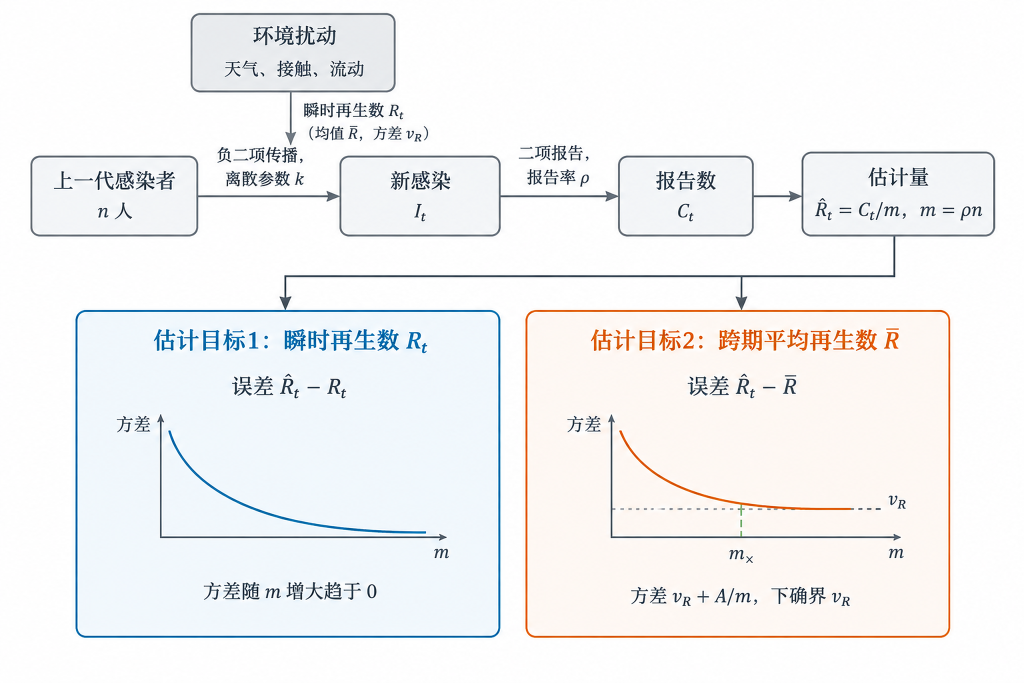
#> input picture paper_zh/figures/fig_01_model_schematic.png, 3072 x 2048 px (shown at 1/3 size)
$ python build_main_figures.py
#> lines starting #> are read from the running program, lines starting #| are printed output that depends on the picture; after the words box and inside, x2 and y2 are one past the last pixel; in counts of white or black regions, pixels touching at a corner belong together
"""Compose the five main figures and three supplement figures.

Each source PDF holds one or more panels.  Panels are placed individually at
roughly half text width so their original 7--9 pt fonts stay legible after the
composite is scaled to \\textwidth.
"""

from pathlib import Path

import fitz
import matplotlib
import matplotlib.pyplot as plt
import numpy as np
from matplotlib.font_manager import FontProperties
from PIL import Image

matplotlib.use("Agg")
matplotlib.rcParams.update({
    "pdf.fonttype": 42,
    "ps.fonttype": 42,
    "axes.linewidth": 0.6,
    "xtick.major.width": 0.6,
    "ytick.major.width": 0.6,
    "xtick.major.size": 2.5,
    "ytick.major.size": 2.5,
    "font.size": 7,
})

ROOT = Path(__file__).resolve().parents[1]
FIG = ROOT / "figures"
OUT = FIG
FONT_CN = FontProperties(fname=r"C:\Windows\Fonts\simsun.ttc")

BLUE = "#0072B2"
ORANGE = "#D55E00"
GREEN = "#009E73"
GREY = "#6E6E6E"
PINK = "#CC79A7"

PAGE_W = 470.0
MARGIN = 17.0
COL_W = (PAGE_W - 2 * MARGIN - 8) / 2
GAP = 7.0


def src_rect(path):
    doc = fitz.open(path)
    rect = doc[0].rect
    doc.close()
    return rect


_TIGHT = {}


# [48 lines left out: functions tight_clip, place_pdf, panel_rect, label, not called in this run]


LABEL_H = 11.0

# Fraction of the source width at which two side-by-side panels are separated.
# The value sits in the white gutter between the left panel's ink and the right
# panel's y-axis label, so neither panel loses a tick label or a bar.
SPLITS = {
    "fig_02_variance_theory.pdf": 0.502,
    "fig_04_vR_precision.pdf": 0.481,
    "fig_05_levers_budget.pdf": 0.520,
    "fig_06_renewal_scale.pdf": 0.5045,
    "fig_09_denominator_noise.pdf": 0.483,
    "fig_11_reporting_adjustment.pdf": 0.420,
    "fig_13_scale_vs_seasons.pdf": 0.528,
    "fig_14_peak_decomp.pdf": 0.5015,
    "fig_15_period_season_iqr.pdf": 0.454,
}


# [25 lines left out: functions split_rects, add_pdf_row, not called in this run]


def crop_schematic():
    """Crop white margins and the lower estimand boxes of the flowchart."""
    path = FIG / "fig_01_model_schematic.png"
    im = Image.open(path).convert("RGB")
#> im is the input picture: PIL image 3072x2048 RGB; mean R, G, B 243.2, 243.5, 244.1
    arr = np.asarray(im)
    mask = (arr < 248).any(axis=2)
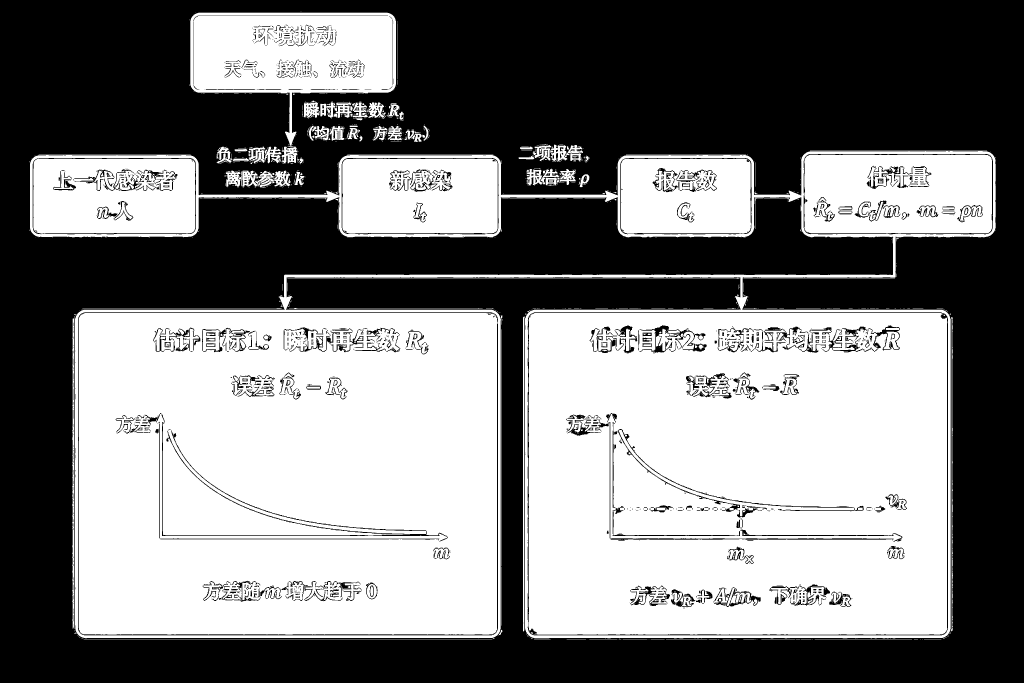
#> mask: shape (2048, 3072) bool (shown at 1/3 size); 49% white; 1173 white regions (881 under 20 px), largest, box (x1, y1, x2, y2) and area: (236, 939, 1492, 1904) 1170700, (1585, 939, 2842, 1904) 1149896, (90, 453, 2987, 1915) 143836
    ys, xs = np.where(mask)
    x0, x1 = xs.min(), xs.max() + 1
#> x0 = 88; x1 = 2988
    y0, y1 = ys.min(), ys.max() + 1
#> y0 = 34; y1 = 1918
    y1 = min(y1, int(im.height * 0.4052))
#> y1 = 829
    crop = im.crop((x0, y0, x1, y1))
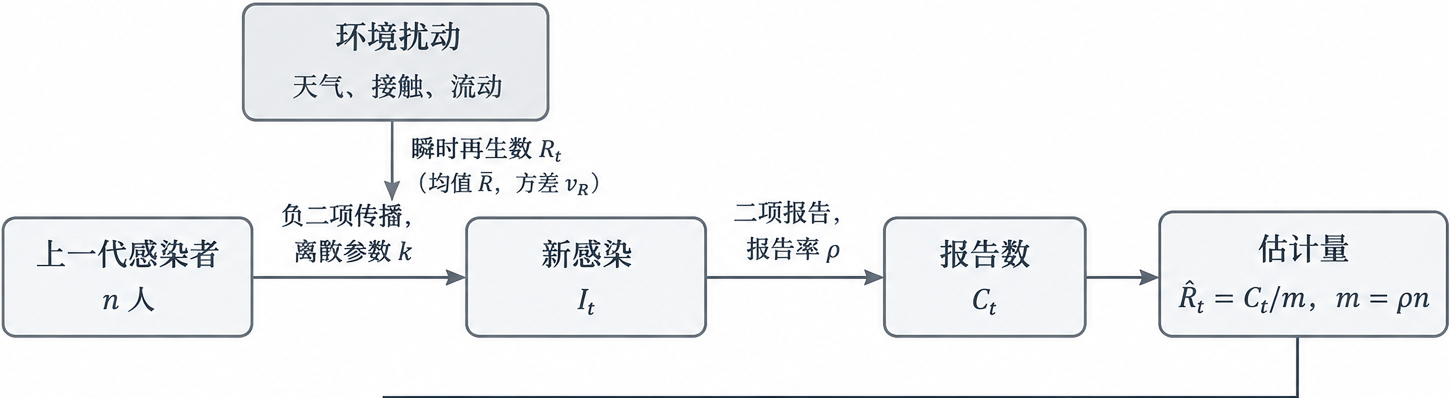
#> crop: PIL image 2900x795 RGB (shown at 1/2 size); mean R, G, B 241.8, 242.9, 244.1
    out = FIG / "_schematic_top.png"
    crop.save(out, dpi=(300, 300))
    return out


def new_panel_vh(path):
    R, vR, k, rho, tau = 1.15, 0.04, 0.35, 0.25, 0.15
    vH = tau ** 2 * (R ** 2 + vR)
    AH = R + rho * (1 + tau ** 2) * (R ** 2 + vR) / k
    mx = AH / (vR + vH)
    m = np.logspace(0, 3, 500)
    v = vR + vH + AH / m

    fig, ax = plt.subplots(figsize=(2.16, 2.0))
    fig.subplots_adjust(left=0.22, right=0.97, bottom=0.18, top=0.95)
    ax.semilogx(m, v, color=BLUE, lw=1.5, label=r"$V_H(m)$")
    ax.semilogx(m, vR + AH / m, color=GREY, lw=0.9, ls="--",
                label=r"$v_R+A_H/m$")
    ax.axhline(vR + vH, color=ORANGE, lw=0.8, ls=":")
    ax.text(1.15, vR + vH + 0.011, r"$v_R+v_H$", color=ORANGE,
            fontproperties=FONT_CN, fontsize=6.4)
    ax.plot([mx], [vR + vH + AH / mx], "o", ms=3.2, color=GREEN, zorder=5)
    ax.annotate("平衡规模 30.4", xy=(mx, vR + vH + AH / mx),
                xytext=(1.6, 0.168), fontproperties=FONT_CN, fontsize=6.2,
                arrowprops=dict(arrowstyle="-", lw=0.6, color=GREEN,
                                shrinkA=1, shrinkB=2))
    ax.set_xlim(1, 1000)
    ax.set_ylim(0.035, 0.30)
    ax.set_xlabel("预计报告规模 m", fontproperties=FONT_CN, fontsize=7)
    ax.set_ylabel("方差", fontproperties=FONT_CN, fontsize=7)
    ax.legend(frameon=False, fontsize=6.2, loc="upper right",
              handlelength=1.2, borderpad=0.1, labelspacing=0.25)
    fig.savefig(path)
    plt.close(fig)


def new_panel_reversal(path):
    k, rho = 0.35, 0.25
    m = np.logspace(0, 3, 400)
    nu = k * m / rho ** 2
    fig, ax = plt.subplots(figsize=(2.16, 2.0))
    fig.subplots_adjust(left=0.21, right=0.97, bottom=0.18, top=0.95)
    ax.loglog(m, nu, color=BLUE, lw=1.3)
    ax.fill_between(m, nu, 1e4, color=ORANGE, alpha=0.06, lw=0)
    ax.fill_between(m, 1, nu, color=GREEN, alpha=0.06, lw=0)
    ax.text(1.35, 4800, "扩大覆盖占优", fontproperties=FONT_CN, fontsize=6.4,
            color=ORANGE)
    ax.text(1.35, 1.6, "提高报告率占优", fontproperties=FONT_CN, fontsize=6.4,
            color=GREEN)
    ax.text(28, 380, r"$m=\rho^2\nu/k$", color=BLUE, fontsize=6.4)
    for mm, nn, tx, ty in ((17.9, 100, 1.55, 300), (178.6, 1000, 9.0, 3200)):
        ax.plot([mm], [nn], "o", ms=3.2, color="black", zorder=5)
        ax.annotate(f"({mm:g}, {nn:g})", xy=(mm, nn), xytext=(tx, ty),
                    fontsize=6.0, arrowprops=dict(arrowstyle="-", lw=0.5,
                                                   color="black", shrinkA=1,
                                                   shrinkB=2))
    ax.set_xlim(1, 1000)
    ax.set_ylim(1, 1e4)
    ax.set_xlabel("预计报告规模 m", fontproperties=FONT_CN, fontsize=7)
    ax.set_ylabel(r"报告率形状参数 $\nu$", fontproperties=FONT_CN, fontsize=7)
    fig.savefig(path)
    plt.close(fig)


def fig1():
    schematic = crop_schematic()
    p_vh = FIG / "_panel_vh.pdf"
    p_rev = FIG / "_panel_reversal.pdf"
    new_panel_vh(p_vh)
    new_panel_reversal(p_rev)

    doc = fitz.open()
    page = doc.new_page(width=PAGE_W, height=820)
    y = 0.0

    im = Image.open(schematic)
    h = (PAGE_W - 2 * MARGIN) * im.height / im.width
    label(page, "A", 2.0, y)
    rect = fitz.Rect(MARGIN, y + LABEL_H, PAGE_W - MARGIN, y + LABEL_H + h)
    page.insert_image(rect, filename=str(schematic))
    y += LABEL_H + h + 4

    f02 = FIG / "fig_02_variance_theory.pdf"
    left, right = split_rects(f02)
    y = add_pdf_row(page, y, [("B", f02, left), ("C", f02, right)])
    y += GAP
    y = add_pdf_row(page, y, [("D", p_vh, None), ("E", p_rev, None)])

    page.set_cropbox(fitz.Rect(0, 0, PAGE_W, y + 8))
    doc.save(OUT / "fig_main1.pdf")
    doc.close()


def fig2():
    f07 = FIG / "fig_07_nhsn_series.pdf"
    f08 = FIG / "fig_08_early_scale.pdf"
    f09 = FIG / "fig_09_denominator_noise.pdf"

    doc = fitz.open()
    page = doc.new_page(width=PAGE_W, height=820)
    y = 0.0

    r = tight_clip(f07, src_rect(f07))
    w = PAGE_W - 2 * MARGIN
    h = w * r.height / r.width
    label(page, "A", 2.0, y)
    place_pdf(page, f07, (MARGIN, y + LABEL_H, MARGIN + w, y + LABEL_H + h), r)
    y += LABEL_H + h + GAP

    r8 = src_rect(f08)
    w8 = 300.0
    h8 = w8 * r8.height / r8.width
    x8 = (PAGE_W - w8) / 2
    label(page, "B", x8 + 1.0, y)
    place_pdf(page, f08, (x8, y + LABEL_H, x8 + w8, y + LABEL_H + h8))
    y += LABEL_H + h8 + GAP

    r9 = src_rect(f09)
    left9, right9 = split_rects(f09)
    y = add_pdf_row(page, y, [("C", f09, left9), ("D", f09, right9)])

    page.set_cropbox(fitz.Rect(0, 0, PAGE_W, y + 8))
    doc.save(OUT / "fig_main2.pdf")
    doc.close()


def fig3():
    f11 = FIG / "fig_11_reporting_adjustment.pdf"
    f12 = FIG / "fig_12_cross_pathogen.pdf"

    doc = fitz.open()
    page = doc.new_page(width=PAGE_W, height=820)
    y = 0.0

    left11, right11 = split_rects(f11)
    y = add_pdf_row(page, y, [("A", f11, left11), ("B", f11, right11)])
    y += GAP

    # fig_12 carries one legend shared by its three panels, so it stays a
    # single full-width strip; cutting it into thirds would slice the legend.
    r12 = tight_clip(f12, src_rect(f12))
    w = PAGE_W - 2 * MARGIN
    h = w * r12.height / r12.width
    for letter, frac in (("C", 0.0), ("D", 0.448), ("E", 0.752)):
        label(page, letter, MARGIN + frac * w + 1.0, y)
    place_pdf(page, f12, (MARGIN, y + LABEL_H, MARGIN + w, y + LABEL_H + h), r12)
    y += LABEL_H + h

    page.set_cropbox(fitz.Rect(0, 0, PAGE_W, y + 8))
    doc.save(OUT / "fig_main3.pdf")
    doc.close()


def fig4():
    f04 = FIG / "fig_04_vR_precision.pdf"
    f05 = FIG / "fig_05_levers_budget.pdf"
    f06 = FIG / "fig_06_renewal_scale.pdf"

    doc = fitz.open()
    page = doc.new_page(width=PAGE_W, height=860)
    y = 0.0
    for letters, path in (("AB", f04), ("CD", f05), ("EF", f06)):
        left, right = split_rects(path)
        y = add_pdf_row(page, y, [(letters[0], path, left),
                                  (letters[1], path, right)])
        y += GAP
    page.set_cropbox(fitz.Rect(0, 0, PAGE_W, y + 8))
    doc.save(OUT / "fig_main4.pdf")
    doc.close()


def fig5():
    f13 = FIG / "fig_13_scale_vs_seasons.pdf"
    f14 = FIG / "fig_14_peak_decomp.pdf"
    f15 = FIG / "fig_15_period_season_iqr.pdf"

    doc = fitz.open()
    page = doc.new_page(width=PAGE_W, height=860)
    y = 0.0
    for letters, path in (("AB", f13), ("CD", f14), ("EF", f15)):
        left, right = split_rects(path)
        y = add_pdf_row(page, y, [(letters[0], path, left),
                                  (letters[1], path, right)])
        y += GAP
    page.set_cropbox(fitz.Rect(0, 0, PAGE_W, y + 8))
    doc.save(OUT / "fig_main5.pdf")
    doc.close()


def supplement_figure(src, dst, width=450.0):
    r = src_rect(src)
    h = width * r.height / r.width
    doc = fitz.open()
    page = doc.new_page(width=width, height=h + 0.6)
    place_pdf(page, src, (0, 0, width, h))
    doc.save(dst)
    doc.close()


if __name__ == "__main__":
    fig1()
#> (the call stopped at in fig1, `doc = fitz.open()`: fitz is not available in this run)
    fig2()
#> (the call stopped at in fig2, `doc = fitz.open()`: fitz is not available in this run)
    fig3()
#> (the call stopped at in fig3, `doc = fitz.open()`: fitz is not available in this run)
    fig4()
#> (the call stopped at in fig4, `doc = fitz.open()`: fitz is not available in this run)
    fig5()
#> (the call stopped at in fig5, `doc = fitz.open()`: fitz is not available in this run)
    supplement_figure(FIG / "fig_03_growth_test.pdf", FIG / "fig_s3_growth.pdf")
#> (the call stopped at in src_rect, `doc = fitz.open(path)`: fitz is not available in this run)
    supplement_figure(FIG / "fig_10_bootstrap_ratios.pdf", FIG / "fig_s1_bootstrap.pdf")
#> (the call stopped at in src_rect, `doc = fitz.open(path)`: fitz is not available in this run)
#> (the run stopped early here; a loop or call above may not have finished)

$ run again, with paper_zh/figures/fig_01_schematic.png copied over paper_zh/figures/fig_01_model_schematic.png
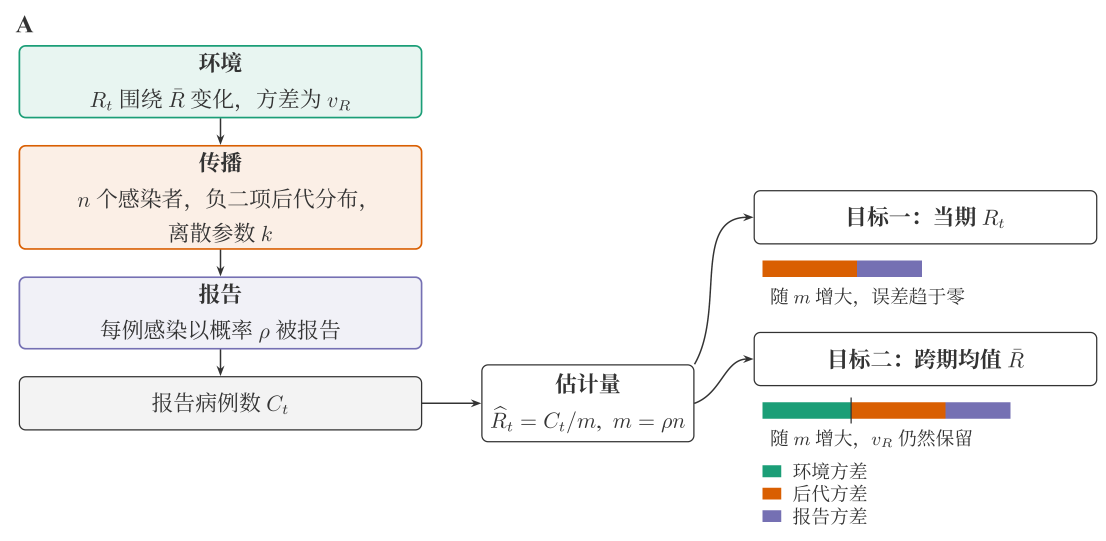
#> input picture paper_zh/figures/fig_01_schematic.png, 4423 x 2162 px (shown at 1/4 size)
#> in crop_schematic, im is the input picture: PIL image 4423x2162 RGB; mean R, G, B 245.2, 244.7, 243.7
#> in crop_schematic, `mask = (arr < 248).any(axis=2)`:
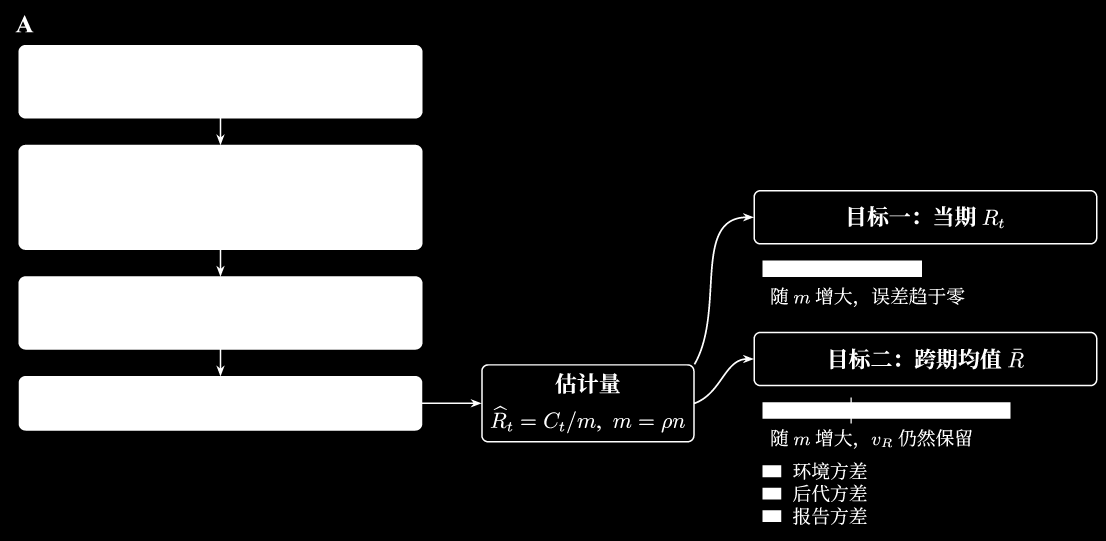
#> mask: shape (2162, 4423) bool (shown at 1/4 size); 23.6% white; 120 white regions, largest, box (x1, y1, x2, y2) and area: (74, 180, 4390, 1770) 2019915, (3050, 1590, 4042, 1694) 65662, (3050, 1042, 3688, 1108) 42108
#> x0 = 62; x1 = 4390
#> in crop_schematic, `y0, y1 = ys.min(), ys.max() + 1`: y0 = 61; y1 = 2099
#> in crop_schematic, `y1 = min(y1, int(im.height * 0.4052))`: y1 = 876
#> in crop_schematic, `crop = im.crop((x0, y0, x1, y1))`:
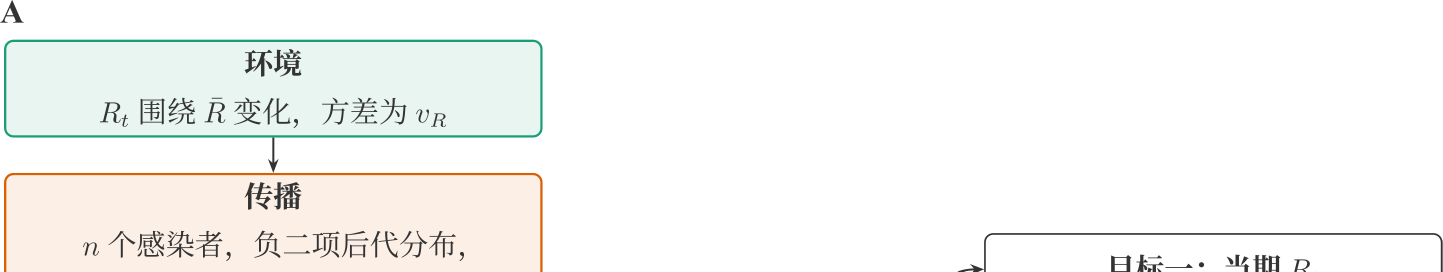
#> crop: PIL image 4328x815 RGB (shown at 1/3 size); mean R, G, B 246.5, 247, 244.7

$ run again, with paper_zh/figures/fig_01_theory.png copied over paper_zh/figures/fig_01_model_schematic.png
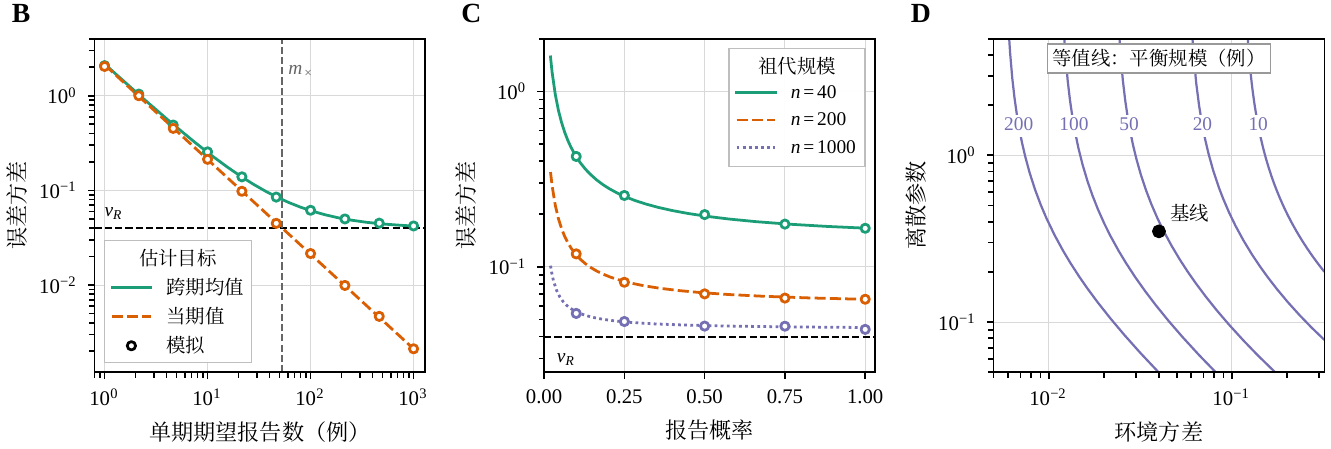
#> input picture paper_zh/figures/fig_01_theory.png, 1331 x 449 px
#> in crop_schematic, im is the input picture: PIL image 1331x449 RGB; mean R, G, B 244.5, 244.5, 244.4
#> in crop_schematic, `mask = (arr < 248).any(axis=2)`:
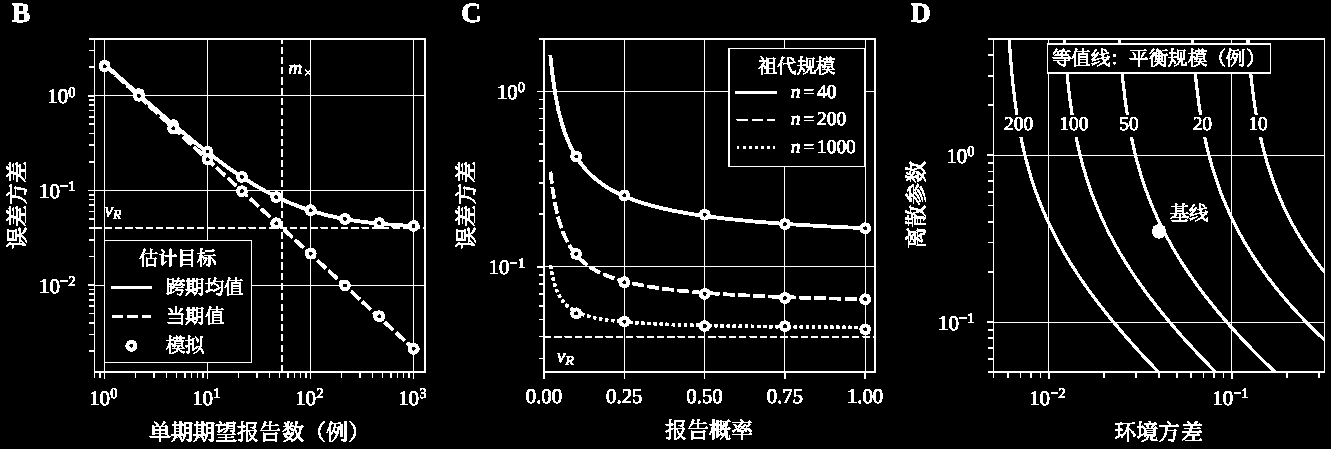
#> mask: shape (449, 1331) bool; 7.7% white in thin lines or dots
#> x0 = 6; x1 = 1325
#> in crop_schematic, `y0, y1 = ys.min(), ys.max() + 1`: y0 = 3; y1 = 442
#> in crop_schematic, `y1 = min(y1, int(im.height * 0.4052))`: y1 = 181
#> in crop_schematic, `crop = im.crop((x0, y0, x1, y1))`:
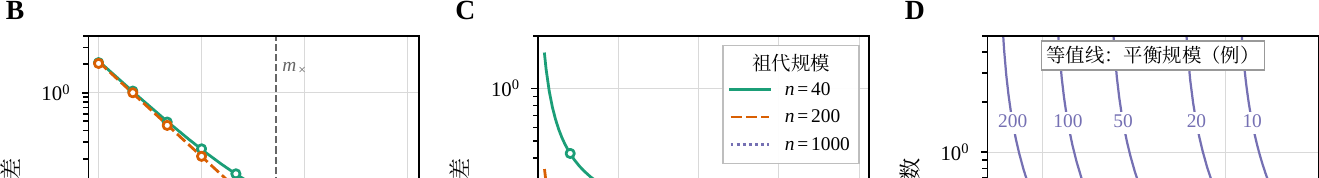
#> crop: PIL image 1319x178 RGB; mean R, G, B 245.1, 245.3, 245.3
